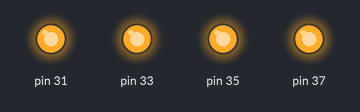
Bench run of a program on a simulated Raspberry Pi (header pin numbers), started with the argument ON. Shown: output pins drawn as LEDs (lit = HIGH). At 0.0 s the program stops and its outputs stay as they are.

Above: at 0.1 s.
Timing chart, 0 to 1.5 s (numbered marks = the images above):
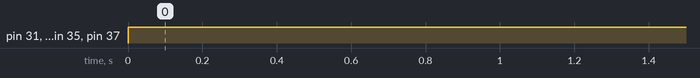

The program:

cmdLineLEDctrl.py
```python
import RPi.GPIO as GPIO
import sys

inp = sys.argv[1]

GPIO.setmode(GPIO.BOARD)

GPIO.setup(31, GPIO.OUT)
GPIO.setup(33, GPIO.OUT)
GPIO.setup(35, GPIO.OUT)
GPIO.setup(37, GPIO.OUT)


if(inp == "ON"):
    GPIO.output(31, GPIO.HIGH)
    GPIO.output(33, GPIO.HIGH)
    GPIO.output(35, GPIO.HIGH)
    GPIO.output(37, GPIO.HIGH)

elif(inp == "OFF"):
    GPIO.output(31, GPIO.LOW)
    GPIO.output(33, GPIO.LOW)
    GPIO.output(35, GPIO.LOW)
    GPIO.output(37, GPIO.LOW)
```

Measured:
- by itself, pin 31, pin 33, pin 35, pin 37: LOW → HIGH at 0.00 s
